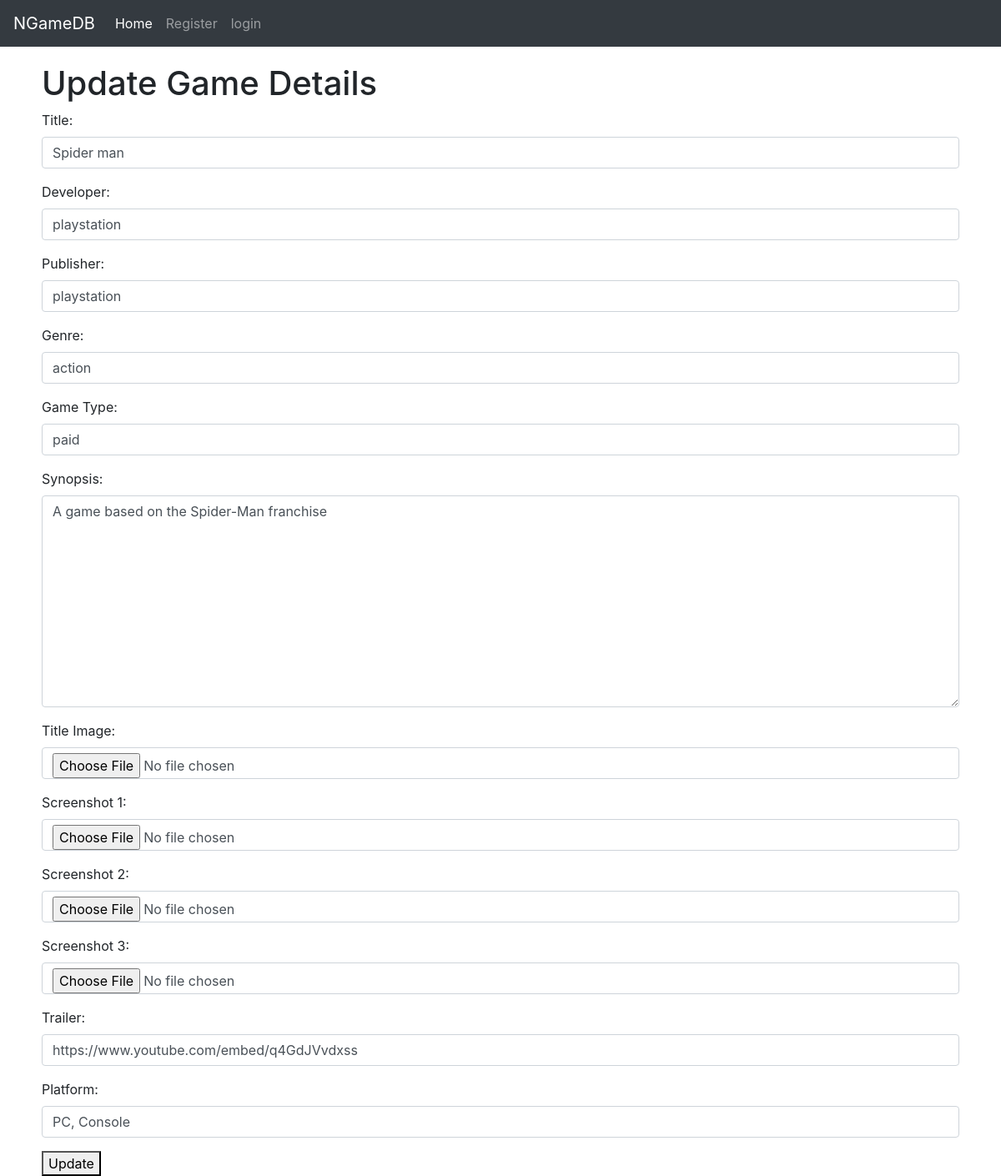
The app's page /gamedetails/edit/13 with its own data.
### newgames/models.py (models this page shows, shortened)
class Game(models.Model):
    title = models.CharField(max_length=255)
    dev=models.CharField(max_length=255)
    pub=models.CharField(max_length=255)
    gen=models.CharField(max_length=255)
    gtype=models.CharField(max_length=255)
    syn=RichTextField(blank=True, null=True)
    title_img = models.ImageField(null=True, blank=True, upload_to="title_imgs")
    sc1 = models.ImageField(null=True, blank=True, upload_to="screenshots")
    sc2 = models.ImageField(null=True, blank=True, upload_to="screenshots")
    sc3 = models.ImageField(null=True, blank=True, upload_to="screenshots")
    trailer=models.CharField(max_length=255,null=True,blank=True)
    plat=models.CharField(max_length=255,null=True,blank=True)
    hype = models.ManyToManyField(User, related_name='new_games')
    meh = models.ManyToManyField(User, related_name='mehed')

### newgames/views.py (the view, shortened to what this page needs)
# urls.py: path('gamedetails/edit/<int:pk>', UpdateGameView.as_view(), name='update_game'),
class UpdateGameView(UpdateView):
    model= Game
    template_name = 'update_game.html'
    form_class=AddGameForm
    success_url= "/gamedetails/{id}"

### newgames/templates/update_game.html (shortened to what this page needs)
{% extends 'base.html' %}
{% block content %}
<h1>Update Game Details</h1>
<form method="POST" enctype="multipart/form-data">
 {{ form.as_p }}
 <button>Update</button>
{% endblock %}

### records on screen
Game: title "Spider man", dev "playstation", pub "playstation", gen "action", gtype "paid", syn "A game based on the Spider-Man franchise", trailer "https://www.youtube.com/embed/q4GdJVvdxss", plat "PC, Console"
